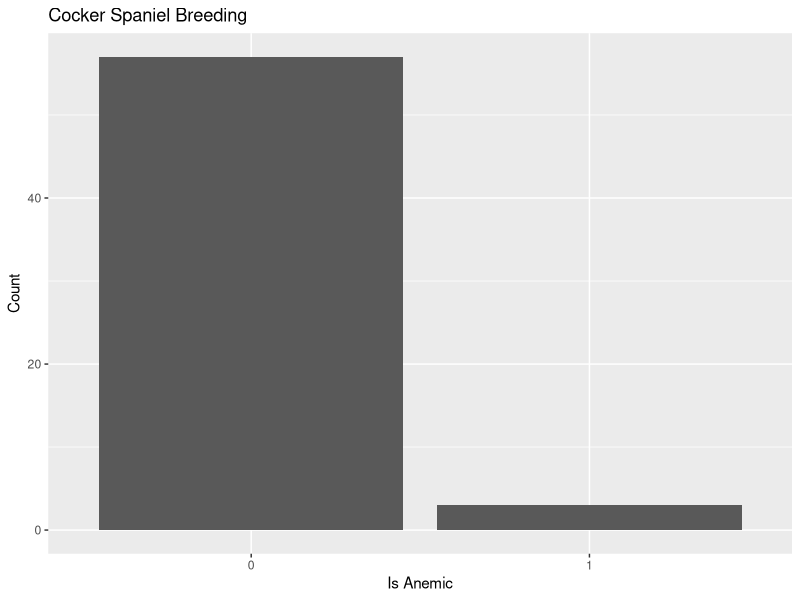

Write the R code that produced this figure.
## ---- chunk 1
# knitr::opts_chunk$set(results = "hide")
knitr::opts_chunk$set(echo = TRUE)

library(tidyverse)
library(ggplot2)
## ---- chunk 2
x <- rep(0, 60)
x[1:3] <- 1
cockerspaniels <- data.frame(anemic = x)

cockerspaniels$anemic <- as.factor(cockerspaniels$anemic)
counts <- cockerspaniels %>%
    group_by(anemic) %>%
    summarise(count = n())

rel <- counts$count / sum(counts$count)
counts <- cbind(counts, rel)

ggplot(counts, aes(x = anemic, y = count)) +
    geom_bar(stat = "identity") +
    labs(title = "Cocker Spaniel Breeding",
         x = "Is Anemic",
         y = "Count")

counts
